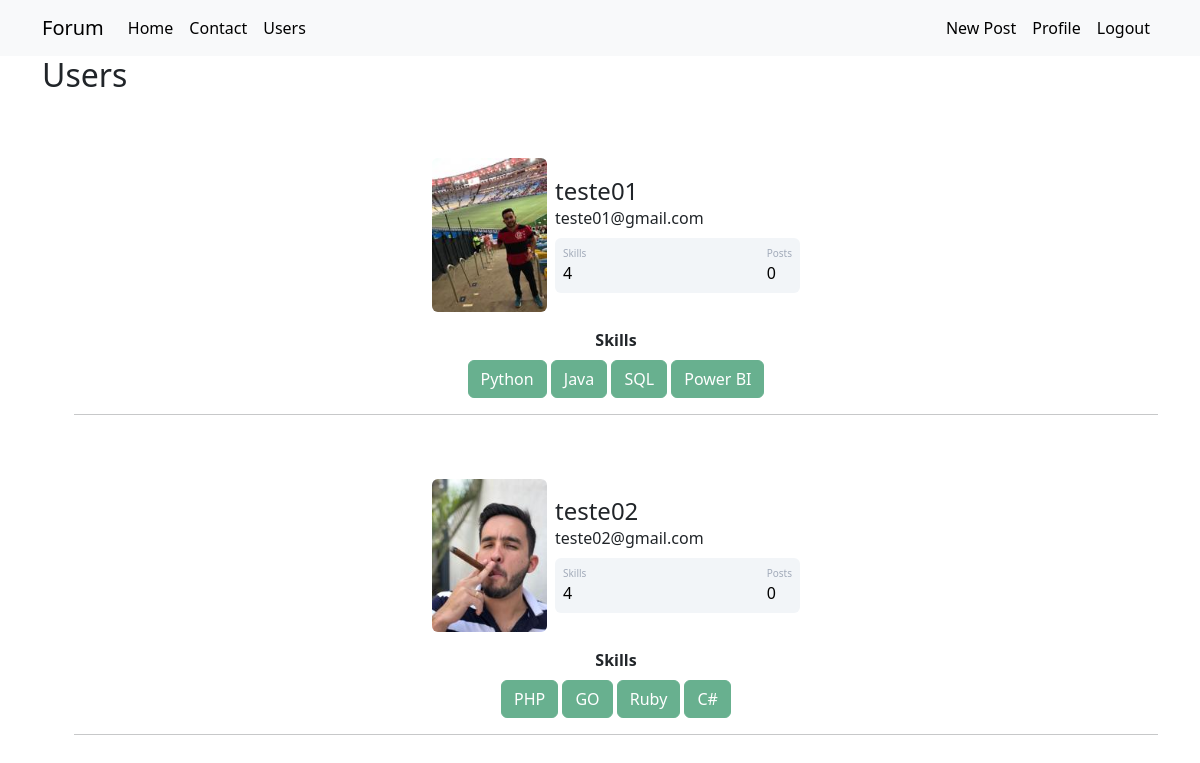
Screenshot of /users (signed in) with the database file from the repository.
### forumcommunity/models.py (models this page shows)
class User(db.Model, UserMixin):
    id = db.Column(db.Integer, primary_key=True)
    username = db.Column(db.String, nullable=False)
    email = db.Column(db.String, nullable=False, unique=True)
    password = db.Column(db.String, nullable=False)
    profile_picture = db.Column(db.String, default='default.jpg')
    posts = db.relationship('Post', backref='author', lazy=True)
    courses = db.Column(db.String, nullable=False, default='Uninformed')

### forumcommunity/routes.py (the view)
@app.route('/users')
@login_required
def users():
    users = User.query.all()
    return render_template('users.html', users=users)

### forumcommunity/models.py (called while the page is built)
@login_manager.user_loader          # Function to find the user and load.
def load_user(id_user):
    return User.query.get(int(id_user))

### forumcommunity/templates/users.html
{% extends 'base.html' %} {% block body %}
<div class="container">
    <h2> Users </h2>
    <ul>
        {% for user in users %}
        <div class="container mt-5 d-flex justify-content-center">
            <div class="card p-3">
                <div class="d-flex align-items-center">
                    <div class="image pe-2">
                        <img src="{{ url_for('static', filename='pictures/{}'.format(user.profile_picture)) }}" class="rounded profile-picture" />
                    </div>
                    <div class="ml-3 w-100">
                        <h4 class="mb-0 mt-0">{{user.username}}</h4>
                        <span>{{user.email}}</span>
                        <div class="p-2 mt-2 bg-primary d-flex justify-content-between rounded text-white stats">
                            <div class="d-flex flex-column">
                                <span class="articles">Skills</span>
                                {% if user.courses == 'Uninformed' or user.courses == '' %}
                                <span class="number1">0</span>
                                {% else %}
                                <span class="number1">{{ user.courses.split(';') | length }}</span>
                                {% endif %}
                            </div>
                            <div class="d-flex flex-column">
                                <span class="rating">Posts</span>
                                <span class="number3">0</span>
                            </div>
                        </div>
                    </div>
                </div>
            </div>
        </div>
        <div class="row justify-content-center">
            <div class="col col-4" style="text-align: center">
                <strong> Skills </strong><br />
                {% for skill in user.courses.split(';') %}
                <button type="button" class="btn btn-success mt-2" disabled>
                    {{ skill }}
                </button>
                {% endfor %}
            </div>
        </div>
        <hr />
        {% endfor %}
    </ul>
</div>
{% endblock %}

### forumcommunity/templates/base.html (shortened to what this page needs)
<!DOCTYPE html>
<html lang="en">
<head>
    <link href="https://cdn.jsdelivr.net/npm/bootstrap@5.3.3/dist/css/bootstrap.min.css" rel="stylesheet">
    <link rel="stylesheet" type="text/css" href="{{ url_for('static', filename='main.css') }}">
</head>
<body>
    {% include 'navbar.html' %}
    {% block body %}
    {% endblock %}
</body>
</html>

### forumcommunity/templates/navbar.html (shortened to what this page needs)
<nav class="navbar navbar-expand-lg bg-body-tertiary">
    <div class="container-fluid container">
      <a class="navbar-brand" href="{{ url_for('forum') }}">Forum</a>
      <div class="collapse navbar-collapse" id="navbarSupportedContent">
        <ul class="navbar-nav me-auto mb-2 mb-lg-0">
          <li class="nav-item">
            <a class="nav-link active" aria-current="page" href="{{ url_for('home') }}">Home</a>
          </li>
          <li class="nav-item">
            <a class="nav-link active" aria-current="page" href="{{ url_for('contact') }}">Contact</a>
          </li>
          <li class="nav-item">
            <a class="nav-link active" aria-current="page" href="{{ url_for('users') }}">Users</a>
          </li>
        </ul>
        <ul class="d-flex navbar-nav">
          {% if current_user.is_authenticated %}
              <li class="nav-item">
                <a class="nav-link active" aria-current="page" href="{{ url_for('new_post') }}">New Post</a>
              </li>
              <li class="nav-item">
                <a class="nav-link active" aria-current="page" href="{{ url_for('profile') }}">Profile</a>
              </li>
              <li class="nav-item">
                <a class="nav-link active" aria-current="page" href="{{ url_for('logout') }}">Logout</a>
              </li>
          {% endif %}
        </ul>
      </div>
    </div>
  </nav>

### forumcommunity/static/main.css (style rules this page uses)
.card { width: 400px; border: none; border-radius: 10px; background-color: #fff; }
.stats { background: #f2f5f8 !important; color: #000 !important; }
.articles { font-size:10px; color: #a1aab9; }
.number1 { font-weight:500; }
.rating { font-size:10px; color: #a1aab9; }
.number3 { font-weight:500; }
.profile-picture { width: 115px; height: auto; border-radius: 50%; }

### rows the page displays
User: profile_picture (picture), username "teste01", email "teste01@gmail.com", courses.split|length "4", skill "Python" "Java" "SQL" "Power BI"
User: profile_picture (picture), username "teste02", email "teste02@gmail.com", courses.split|length "4", skill "PHP" "GO" "Ruby" "C#"
